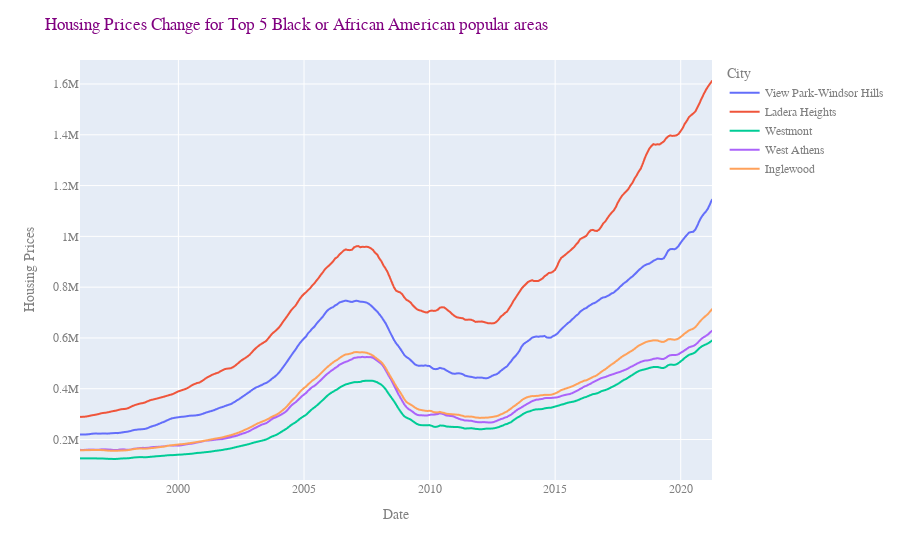

The code cell stored with this chart in its notebook:
### Code cell
# Whitetop = joint.sort_values(by = 'White',ascending = False).head()
# Whitetop
blacktop = joint.sort_values(by = 'Black or AfricanAmerican',ascending = False).head()
blacklow = joint.sort_values(by = 'Black or AfricanAmerican',ascending = True).head()

blacktop.drop(blacktop.iloc[:, 0:17], inplace = True, axis = 1)
blacktop.head()
#asiantop.set_index('Place')
blacktop= blacktop.stack().to_frame().reset_index()
blacktop = blacktop.rename(columns = {'level_1':'date',0:'value','level_0':'City'})
blacktop["City"].replace({894: "View Park-Windsor Hills",431:"Ladera Heights",919:"Westmont",912:"West Athens",395:"Inglewood"}, inplace=True)
blacktop
#asiantop
import plotly.express as px
import plotly.graph_objects as go
fig = px.line(blacktop, x="date", y="value",color = "City")
fig.update_layout(title='Housing Prices Change for Top 5 Black or African American popular areas',
                   xaxis_title='Date',
                   yaxis_title='Housing Prices',
                 font_family="Courier New",
    font_color="gray",
    title_font_family="Times New Roman",
    title_font_color="Purple")
fig.show()
from plotly.io import write_html
write_html(fig, "HouseBlack.html")

### Figure 1 — Plotly figure (JSON) as saved in the notebook; plotly's stock layout.template omitted (floating-point values rounded to 4 significant figures; data arrays with more than 128 entries replaced by an {"elided": "..."} marker saying what was removed)
{"data": [{"hovertemplate": "City=View Park-Windsor Hills<br>date=%{x}<br>value=%{y}<extra></extra>", "legendgroup": "View Park-Windsor Hills", "line": {"color": "#636efa", "dash": "solid"}, "mode": "lines", "name": "View Park-Windsor Hills", "showlegend": true, "type": "scattergl", "x": {"elided": "303 str values"}, "xaxis": "x", "y": {"elided": "303 int values"}, "yaxis": "y"}, {"hovertemplate": "City=Ladera Heights<br>date=%{x}<br>value=%{y}<extra></extra>", "legendgroup": "Ladera Heights", "line": {"color": "#EF553B", "dash": "solid"}, "mode": "lines", "name": "Ladera Heights", "showlegend": true, "type": "scattergl", "x": {"elided": "303 str values"}, "xaxis": "x", "y": {"elided": "303 int values"}, "yaxis": "y"}, {"hovertemplate": "City=Westmont<br>date=%{x}<br>value=%{y}<extra></extra>", "legendgroup": "Westmont", "line": {"color": "#00cc96", "dash": "solid"}, "mode": "lines", "name": "Westmont", "showlegend": true, "type": "scattergl", "x": {"elided": "303 str values"}, "xaxis": "x", "y": {"elided": "303 int values"}, "yaxis": "y"}, {"hovertemplate": "City=West Athens<br>date=%{x}<br>value=%{y}<extra></extra>", "legendgroup": "West Athens", "line": {"color": "#ab63fa", "dash": "solid"}, "mode": "lines", "name": "West Athens", "showlegend": true, "type": "scattergl", "x": {"elided": "303 str values"}, "xaxis": "x", "y": {"elided": "303 int values"}, "yaxis": "y"}, {"hovertemplate": "City=Inglewood<br>date=%{x}<br>value=%{y}<extra></extra>", "legendgroup": "Inglewood", "line": {"color": "#FFA15A", "dash": "solid"}, "mode": "lines", "name": "Inglewood", "showlegend": true, "type": "scattergl", "x": {"elided": "303 str values"}, "xaxis": "x", "y": {"elided": "303 int values"}, "yaxis": "y"}], "layout": {"font": {"color": "gray", "family": "Courier New"}, "legend": {"title": {"text": "City"}, "tracegroupgap": 0}, "margin": {"t": 60}, "title": {"font": {"color": "Purple", "family": "Times New Roman"}, "text": "Housing Prices Change for Top 5 Black or African American popular areas"}, "xaxis": {"anchor": "y", "domain": [0, 1], "title": {"text": "Date"}}, "yaxis": {"anchor": "x", "domain": [0, 1], "title": {"text": "Housing Prices"}}}}
